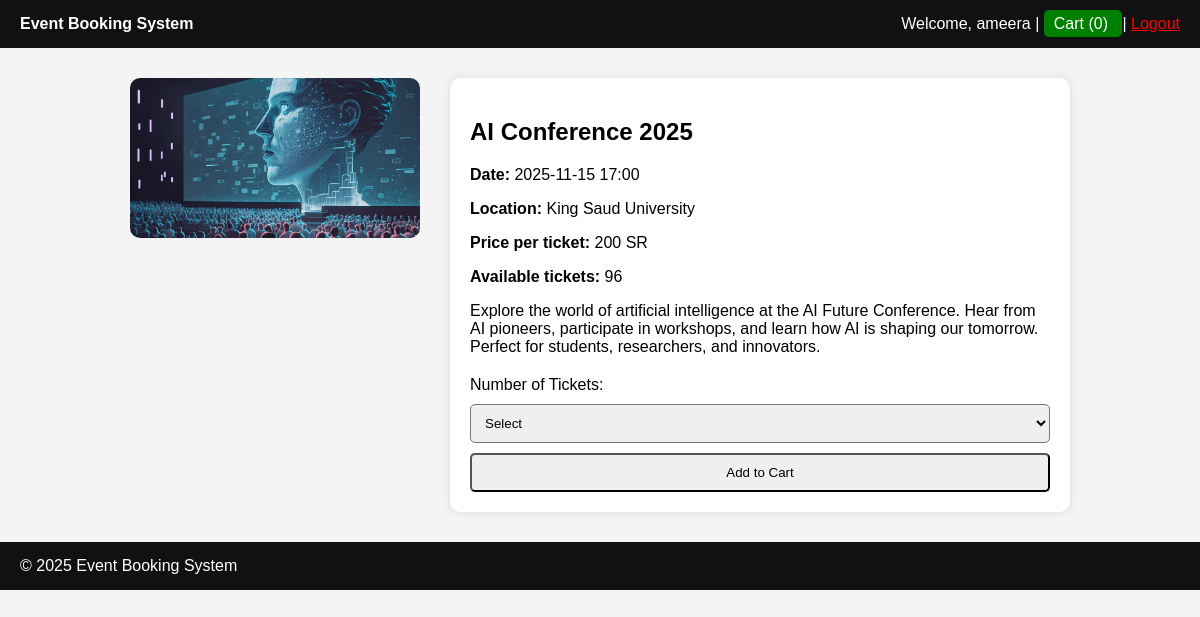
The app's page /Customer/event.php?id=3 (signed in) with its own data.
### tables this page shows
CREATE TABLE events (
    id INTEGER PRIMARY KEY AUTOINCREMENT,
    name TEXT NOT NULL,
    date TEXT NOT NULL,
    location TEXT NOT NULL,
    price REAL NOT NULL,
    image TEXT,
    max_tickets INTEGER NOT NULL
, description TEXT);

### Customer/event.php (the view, shortened to what this page needs)
<?php
require_once '../includes/config.php';
$name = $_SESSION['name'];
$event_id = $_GET['id'] ?? null;
$stmt = $conn->prepare("SELECT * FROM events WHERE id = ?");
$stmt->execute([$event_id]);
$event = $stmt->fetch(PDO::FETCH_ASSOC);
?>
<!DOCTYPE html>
<html lang="en">
<head>
</head>
<body>
<header>
    <a href="home.php" style="color:white; text-decoration:none; font-weight:bold;">
        Event Booking System
    </a>
    <div class="header-right">
        Welcome, <?= htmlspecialchars($name) ?> |
        <a href="cart.php"
   style="background:green;
          padding:5px 10px;
          color:white;
          border-radius:5px;
          text-decoration:none;">
    Cart (<?= array_sum($_SESSION['cart'] ?? []) ?>)
</a>
        |
        <a href="logout.php" style="color:red;">Logout</a>
    </div>
</header>
<div class="container">
    <div class="event-img">
        <img src="images/<?= $event['image'] ?>" alt="<?= $event['name'] ?>">
    </div>
    <div class="event-details">
        <h2><?= htmlspecialchars($event['name']) ?></h2>
        <p><strong>Date:</strong> <?= $event['date'] ?></p>
        <p><strong>Location:</strong> <?= $event['location'] ?></p>
        <p><strong>Price per ticket:</strong> <?= $event['price'] ?> SR</p>
        <p><strong>Available tickets:</strong> <?= $event['max_tickets'] ?></p>
        <p><?= $event['description'] ?? 'Join us for an unforgettable experience.' ?></p>
        <form method="POST">
            <label>Number of Tickets:</label>
            <select name="quantity" required>
                <option value="">Select</option>
            </select>
            <button type="submit">Add to Cart</button>
        </form>
    </div>
</div>
<footer>
    &copy; <?= date("Y") ?> Event Booking System
</footer>
</body>
</html>

### Customer/event.php (style rules this page uses)
* { box-sizing: border-box; }
body { font-family: Arial; margin: 0; background: #f4f4f4; }
header, footer { background: #111; color: white; padding: 15px 20px; }
.header-right { float: right; }
.container { padding: 30px; max-width: 1000px; margin: auto; display: flex; gap: 30px; }
.event-img { flex: 1; }
.event-img img { width: 100%; border-radius: 10px; }
.event-details { flex: 2; background: white; padding: 20px; border-radius: 10px; box-shadow: 0 0 10px rgba(0,0,0,0.1); }
form { margin-top: 20px; }
select, button { padding: 10px; width: 100%; margin-top: 10px; border-radius: 5px; }

### records on screen
events: image (picture), name "AI Conference 2025", date "2025-11-15 17:00", location "King Saud University", price "200", max_tickets "96", description "Explore the world of artificial intelligence at the AI Future Conference. Hear from AI pioneers, participate in workshops, and learn how AI is shaping our tomorrow. Perfect for students, researchers, and innovators."

### other values on screen
$name "ameera"
array_sum($_SESSION['cart'] ?? []) "0"
